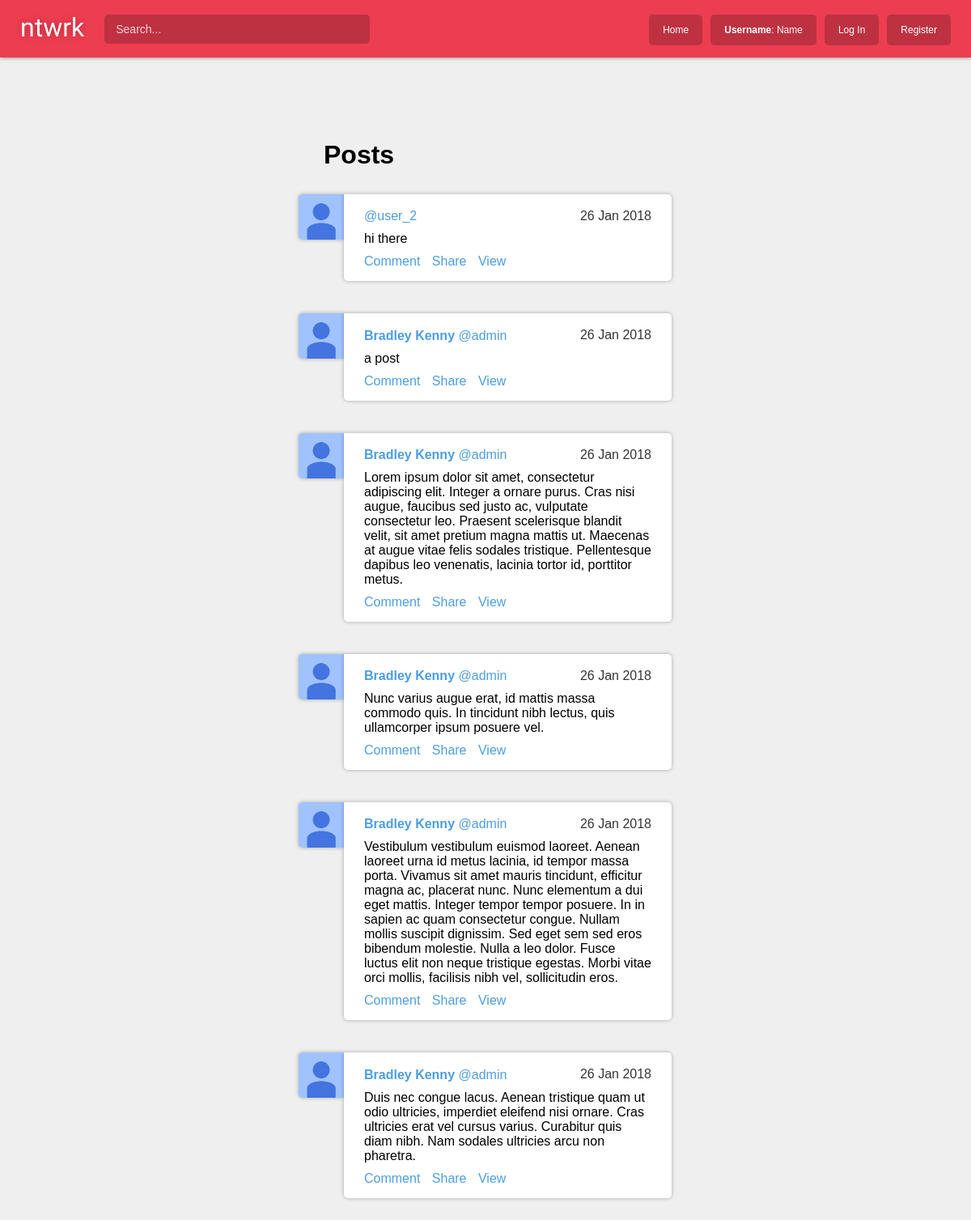
/stream/, run on an earlier commit of the app's database.
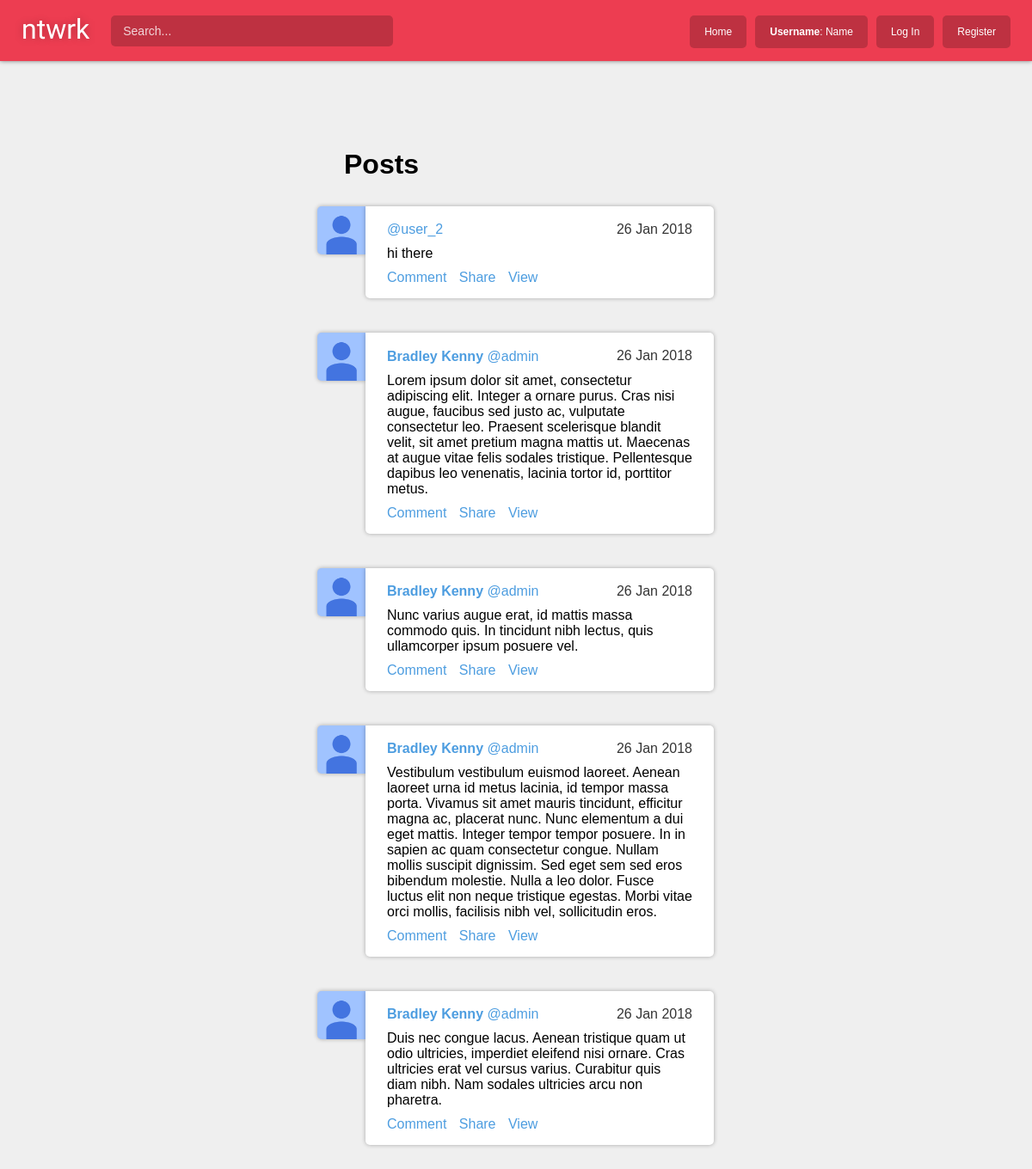
And on a later commit of the database.
### stream/models.py (models this page shows)
class Post(models.Model):
    content = models.TextField(max_length=500)
    posted_by = models.ForeignKey(User, related_name='posts', on_delete=models.CASCADE)
    posted_at = models.DateTimeField(auto_now_add=True)

### stream/views.py (the view)
# urls.py: path('stream/', stream.views.home, name='home'),
def home(request):
	posts = Post.objects.all()
	return render(request, 'stream/home.html', {'posts': posts})

### stream/templates/stream/home.html (shortened to what this page needs)
{% extends 'base_stream.html' %}
{% load static %}
{% block stream %}
    <h1 class="content_heading">Posts</h1>
    {% for post in posts %}
	<a href="{% url 'home' %}" class="dp">
		<img src="{% static 'stream/img/dp/placeholder2.png' %}"/>
	</a>
    <div class="card">
        <a href="{% url 'profile' post.posted_by.pk %}">
            <h2>
				<b>{% if post.posted_by.first_name|length > 0 %}{{ post.posted_by.first_name }} {{ post.posted_by.last_name }}{% endif %}</b> @{{ post.posted_by }}
			</h2>
        </a>
        <h3>{{ post.posted_at|date:'d M Y' }}</h2>
        <p>{{ post.content }}</p>
        <a href="{% url 'home' %}" class="link">Comment</a>
        <a href="{% url 'home' %}" class="link">Share</a>
        <a href="{% url 'view_post' post.posted_by.username post.id %}" class="link">View</a>
    </div>
    {% endfor %}
{% endblock %}

### stream/templates/base_stream.html (shortened to what this page needs)
{% extends 'base.html' %}
{% load static %}
{% block stylesheet %}
<link rel="stylesheet" type="text/css" href="{% static 'stream/css/stream.css' %}">
{% endblock %}
{% block content %}
<div id="content_all">
    <div id="content_left">
    </div>
    <div id="content_main">
        {% block stream %}
        {% endblock %}
    </div>
    <div id="content_right">
    </div>
{% endblock %}

### account/templates/base.html (shortened to what this page needs)
{% load static %}
<!DOCTYPE html>
<html lang="en">
	<head>
		<link rel="stylesheet" type="text/css" href="{% static 'account/css/base.css' %}">
		{% block stylesheet %}
		{% endblock %}
	</head>
	<body>
		<header>
			<a href="{% url 'home' %}" class="logo">ntwrk</a>
			<input type="text" placeholder="Search..."/>
			<ul>
				{% if user.is_authenticated %}
				<a href="{% url 'home' %}">Home</a>
				<a href="{% url 'profile' user.pk %}">@{{ user.username }}</a>
				<a href="{% url 'update_profile' %}">…</a>
				<a href="{% url 'logout' %}">Log Out</a>
				{% else %}
				<a href="{% url 'home' %}">Home</a>
				<a href="{% url 'home' %}"><b>Username</b>: Name</a>
				<a href="{% url 'login' %}">Log In</a>
				<a href="{% url 'register' %}">Register</a>
				{% endif %}
			</ul>
		</header>
		<main>
			{% block content %}
			{% endblock %}
		</main>
	</body>
</html>

### account/static/account/css/base.css (style rules this page uses)
body { font-family: 'Helvetica'; margin: 0px; padding: 0px; }
a { text-decoration: none; }
.logo { font-family: 'Righteous', sans-serif; color: rgb(35, 35, 35); margin: 12px auto 4px auto; user-select: none; }
.card { padding: 7.5px 15px 14px 15px; background-color: rgba(255, 255, 255, 1); border-radius: 0px 5px 5px 5px; }

### stream/static/stream/css/stream.css (style rules this page uses)
body { margin: 0px 0px 0px 0px; padding: 0px; background-color: #EFEFEF; }
header { width: 100%; position: fixed; margin: 0px; padding: 15px 0; background-color: #ed3d51; box-shadow: 0px 0px 5px rgba(0,0,0,0.5); z-index: 100; }
main { margin: 0px; padding-top: 20px; }
h1 { display: inline-block; }
.logo { float: left; margin: 0px 25px; font-size: 32px; color: white; text-shadow: 0px 0px 10px rgba(0,0,0,0.25); }
ul { float: right; margin: 0px auto; margin-right: 25px; }
ul a { float: left; display: inline-block; margin-top: 2.5px; margin-left: 10px; padding: 10px 15px; color: #ffffff; font-size: 12px; background-color: rgba(0, 0, 0 , 0.2); border-radius: 5px; border: solid 2px rgba(0,0,0,0); }
header input[type='text'] { float: left; font-size: 14px; color: #ffffff; height: 25px; width: 300px; margin: 2.5px auto 0px 0px; padding: 3.5px 12px; background-color: rgba(0, 0, 0, 0.2); border: 2px solid rgba(0, 0, 0, 0); border-radius: 5px; outline: none; }
header input[type='text']::placeholder { color: #FFFFFF; opacity: 0.8; }
#content_all { width: 100%; display: inline-block; margin: 0; margin-top: 63px; }
#content_left, #content_main, #content_right { height: 100%; float: left; padding-top: 20px; }
#content_left { display: inline-block; width: 25%; }
#content_main { display: inline-block; width: 40%; padding: 50px 5%; }
#content_right { display: inline-block; width: 25%; }
#content_main .content_heading { display: block; margin: 40px auto 30px 40px; }
.card { box-shadow: 0 0 5px rgba(0,0,0,0.3); margin: 0px 10px 40px 65px; padding: 5px 25px; position: relative; }
.dp { height: 56px; width: 56px; margin: 0px -10px 0px 9px; float: left; z-index: 0; position: relative; display: inline-block; }
.dp img { height: 100%; width: 100%; border-radius: 5px 0px 0px 5px; box-shadow: 0 0 5px rgba(0,0,0,0.3); background-color: #CDCDCD; }
.card h2, .card h3 { display: inline-block; margin-bottom: 10px; font-size: 1em; text-decoration: none; }
.card h2 { color: #4D9DE0; font-weight: normal; }
.card h3 { float: right; margin-top: 13px; font-weight: normal; color: #343434; }
.card p { margin-top: 0px; margin-bottom: 10px; }
.card .link { display: inline-block; color: #4D9DE0; margin: 0px 10px 10px 0px; }

What changed in the data, as far as the page shows it:
removed Post: posted_by.first_name "Bradley", posted_by.last_name "Kenny", posted_by "admin", posted_at "26 Jan 2018", content "a post"
